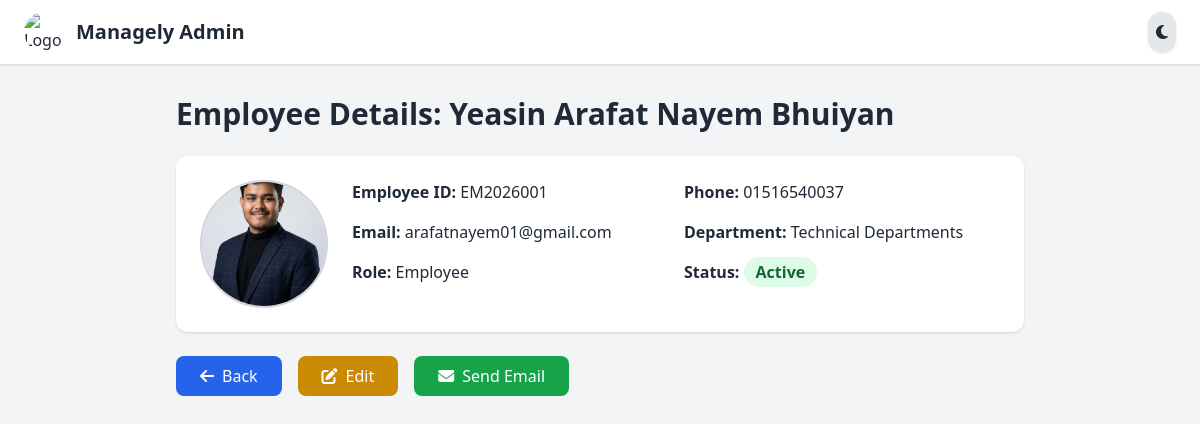
/adminportal/employees/view/1/ (signed in), run on the app's committed database.
### accounts/models.py (models this page shows, shortened)
class EmployeeProfile(models.Model):
    employee_id = models.CharField(max_length=20, unique=True, blank=True)
    full_name = models.CharField(max_length=100, blank=True, null=True)
    phone = models.CharField(max_length=15)
    department = models.ForeignKey(
        'adminpanel.Department',
        on_delete=models.SET_NULL,
        null=True,
        blank=True,
        related_name="employees"
    )
    designation = models.CharField(max_length=50, blank=True, null=True)
    role = models.CharField(max_length=50, blank=True, null=True)
    joining_date = models.DateField(blank=True, null=True)
    avatar = models.ImageField(upload_to='avatars/', blank=True, null=True)
    gender = models.CharField(max_length=10, choices=GENDER_CHOICES, blank=True, null=True)
    password = models.CharField(max_length=128)
    temp_password = models.CharField(max_length=20, blank=True)
    first_login = models.BooleanField(default=True)
    email = models.EmailField(blank=True, null=True)
    address = models.TextField(blank=True, null=True)
    emergency_name = models.CharField(max_length=100, blank=True, null=True)
    emergency_relation = models.CharField(max_length=50, blank=True, null=True)
    emergency_contact = models.CharField(max_length=20, blank=True, null=True)
    emergency_address = models.TextField(blank=True, null=True)
    is_active = models.BooleanField(default=True)

### adminpanel/models.py (models this page shows, shortened)
class Department(models.Model):
    name = models.CharField(max_length=100, unique=True)
    description = models.TextField(blank=True)
    created_at = models.DateTimeField(auto_now_add=True)
    def __str__(self):
        return self.name

### adminpanel/views.py (the view)
# urls.py: path('employees/view/<int:pk>/', views.admin_employee_view,
@login_required
def admin_employee_view(request, pk):
    employee = get_object_or_404(EmployeeProfile, pk=pk)
    return render(request, "admin_employee_view.html", {
        'employee': employee
    })

### accounts/context_processors.py (called while the page is built, shortened)
def global_employee(request):
    employee_id = request.session.get("employee_id")
    return {
        "global_profile": None
    }

### employees/context_processors.py (called while the page is built)
def notifications_processor(request):
    if request.user.is_authenticated:
        return base_notifications(request)
    return {"notifications": [], "unread_count": 0}

### employees/views.py (called while the page is built, shortened)
def base_notifications(request):
    employee_id = request.session.get("employee_id")
    notifications = []
    unread_count = 0
    return {
        "notifications": notifications,
        "unread_count": unread_count,
    }

### adminpanel/templates/admin_employee_view.html (shortened to what this page needs)
{% load static %}
<!DOCTYPE html>
<html lang="en" class="light">
<head>
  <link rel="stylesheet" href="{% static 'css/theme.css' %}">
  <script src="https://cdn.tailwindcss.com"></script>
  <link rel="stylesheet" href="https://cdnjs.cloudflare.com/ajax/libs/font-awesome/6.4.2/css/all.min.css">
</head>
<body class="bg-gray-100 dark:bg-gray-900 text-gray-800 dark:text-gray-100 transition-colors duration-300">
  <header class="fixed top-0 left-0 right-0 h-16 bg-white dark:bg-gray-800 shadow flex items-center justify-between px-6 z-50">
    <div class="flex items-center space-x-3">
      <img src="{% static 'images/logo.png' %}" alt="Logo" class="h-10 w-10 rounded-full">
      <span class="text-xl font-bold text-gray-800 dark:text-gray-100">Managely Admin</span>
    </div>
    <button id="theme-toggle" class="p-2 rounded-full bg-gray-200 dark:bg-gray-700 shadow">
      <i id="theme-icon" class="fas fa-moon text-gray-800 dark:text-white"></i>
    </button>
  </header>
  <main class="pt-24 px-6 max-w-4xl mx-auto">
    <h2 class="text-3xl font-bold mb-6">Employee Details: {{ employee.full_name }}</h2>
    <div class="bg-white dark:bg-gray-800 rounded-xl shadow p-6 flex flex-col md:flex-row items-center md:items-start gap-6 mb-6">
      {% if employee.avatar %}
      <div class="w-32 h-32 rounded-full overflow-hidden border-2 border-gray-300 dark:border-gray-600">
        <img src="{{ employee.avatar.url }}" class="w-full h-full object-cover">
      </div>
      {% endif %}
      <div class="flex-1 grid grid-cols-1 sm:grid-cols-2 gap-4">
        <p><strong>Employee ID:</strong> {{ employee.employee_id }}</p>
        <p><strong>Phone:</strong> {{ employee.phone }}</p>
        <p><strong>Email:</strong> {{ employee.email }}</p>
        <p><strong>Department:</strong> {{ employee.department }}</p>
        <p><strong>Role:</strong> {{ employee.role }}</p>
        <p><strong>Status:</strong>
          {% if employee.is_active %}
            <span class="bg-green-100 text-green-800 dark:bg-green-800 dark:text-green-100 font-semibold px-3 py-1 rounded-full">Active</span>
          {% else %}
            <span class="bg-red-100 text-red-800 dark:bg-red-800 dark:text-red-100 font-semibold px-3 py-1 rounded-full">Inactive</span>
          {% endif %}
        </p>
      </div>
    </div>
    <div class="flex flex-wrap gap-4 mb-6">
      <a href="{% url 'admin_employee_list' %}"
         class="inline-flex items-center bg-blue-600 hover:bg-blue-700 text-white px-6 py-2 rounded-lg font-medium transition">
        <i class="fas fa-arrow-left mr-2"></i> Back
      </a>
      <a href="{% url 'admin_employee_edit' employee.id %}"
         class="inline-flex items-center bg-yellow-600 hover:bg-yellow-700 text-white px-6 py-2 rounded-lg font-medium transition">
        <i class="fas fa-edit mr-2"></i> Edit
      </a>
      <a href="{% url 'admin_employee_message' employee.id %}"
         class="inline-flex items-center bg-green-600 hover:bg-green-700 text-white px-6 py-2 rounded-lg font-medium transition">
        <i class="fas fa-envelope mr-2"></i> Send Email
      </a>
    </div>
  </main>
</body>
</html>

### static/css/theme.css (style rules this page uses)
body { box-sizing: border-box; }
.light { --bg-primary: #ffffff; --bg-secondary: #f8fafc; --bg-tertiary: #f1f5f9; --text-primary: #1e293b; --text-secondary: #64748b; --border-color: #e2e8f0; --shadow: rgba(0, 0, 0, 0.1); }

### data on the page
EmployeeProfile: full_name "Yeasin Arafat Nayem Bhuiyan", avatar (picture), employee_id "EM2026001", phone "01516540037", email "arafatnayem01@gmail.com", department "Technical Departments", role "Employee"
